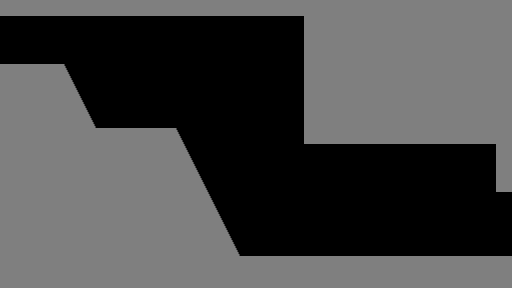

A level layout from a 2D game, rendered from its tile map. Below: a short description, then the map file with its tile-grid data intact:
An orthogonal 32x18 tile map with 16x16 px tiles, 1 tile layer (Tile Layer 1).

<map version="1.10" tiledversion="1.10.2" orientation="orthogonal" renderorder="right-down" width="32" height="18" tilewidth="16" tileheight="16" infinite="0" nextlayerid="2" nextobjectid="1">
 <tileset firstgid="1" source="../Tilesets/16gon.tsx" />
 <layer id="1" name="Tile Layer 1" width="32" height="18">
  <data encoding="csv">
51,51,51,51,51,51,51,51,51,51,51,51,51,51,51,51,51,51,51,51,51,51,51,51,51,51,51,51,51,51,51,51,
0,0,0,0,0,0,0,0,0,0,0,0,0,0,0,0,0,0,0,51,51,51,51,51,51,51,51,51,51,51,51,51,
0,0,0,0,0,0,0,0,0,0,0,0,0,0,0,0,0,0,0,51,51,51,51,51,51,51,51,51,51,51,51,51,
0,0,0,0,0,0,0,0,0,0,0,0,0,0,0,0,0,0,0,51,51,51,51,51,51,51,51,51,51,51,51,51,
51,51,51,51,27,0,0,0,0,0,0,0,0,0,0,0,0,0,0,51,51,51,51,51,51,51,51,51,51,51,51,51,
51,51,51,51,36,0,0,0,0,0,0,0,0,0,0,0,0,0,0,51,51,51,51,51,51,51,51,51,51,51,51,51,
51,51,51,51,51,27,0,0,0,0,0,0,0,0,0,0,0,0,0,51,51,51,51,51,51,51,51,51,51,51,51,51,
51,51,51,51,51,36,0,0,0,0,0,0,0,0,0,0,0,0,0,51,51,51,51,51,51,51,51,51,51,51,51,51,
51,51,51,51,51,51,51,51,51,51,51,27,0,0,0,0,0,0,0,51,51,51,51,51,51,51,51,51,51,51,51,51,
51,51,51,51,51,51,51,51,51,51,51,36,0,0,0,0,0,0,0,0,0,0,0,0,0,0,0,0,0,0,0,51,
51,51,51,51,51,51,51,51,51,51,51,51,27,0,0,0,0,0,0,0,0,0,0,0,0,0,0,0,0,0,0,51,
51,51,51,51,51,51,51,51,51,51,51,51,36,0,0,0,0,0,0,0,0,0,0,0,0,0,0,0,0,0,0,51,
51,51,51,51,51,51,51,51,51,51,51,51,51,27,0,0,0,0,0,0,0,0,0,0,0,0,0,0,0,0,0,0,
51,51,51,51,51,51,51,51,51,51,51,51,51,36,0,0,0,0,0,0,0,0,0,0,0,0,0,0,0,0,0,0,
51,51,51,51,51,51,51,51,51,51,51,51,51,51,27,0,0,0,0,0,0,0,0,0,0,0,0,0,0,0,0,0,
51,51,51,51,51,51,51,51,51,51,51,51,51,51,36,0,0,0,0,0,0,0,0,0,0,0,0,0,0,0,0,0,
51,51,51,51,51,51,51,51,51,51,51,51,51,51,51,51,51,51,51,51,51,51,51,51,51,51,51,51,51,51,51,51,
51,51,51,51,51,51,51,51,51,51,51,51,51,51,51,51,51,51,51,51,51,51,51,51,51,51,51,51,51,51,51,51
</data>
 </layer>
</map>
